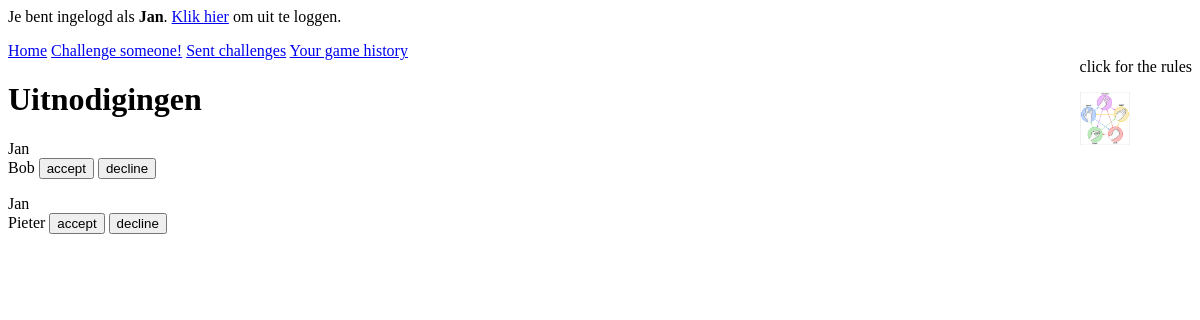
Page /index.php (signed in) on the committed database.
### tables this page shows
CREATE TABLE IF NOT EXISTS `challenges` (
  `ID` int(11) unsigned NOT NULL AUTO_INCREMENT,
  `create_date` datetime NOT NULL,
  `active` tinyint(1) unsigned NOT NULL,
  `expiration_date` datetime DEFAULT NULL,
  `challenger_user_ID` int(11) unsigned NOT NULL,
  `challenger_move` tinyint(1) unsigned NOT NULL,
  `challenged_user_ID` int(11) unsigned NOT NULL,
  `challenged_move` tinyint(1) unsigned DEFAULT NULL,
  PRIMARY KEY (`ID`),
  KEY `fk_challenges_users_idx` (`challenger_user_ID`),
  KEY `fk_challenges_users1_idx` (`challenged_user_ID`),
  CONSTRAINT `fk_challenges_users` FOREIGN KEY (`challenger_user_ID`) REFERENCES `users` (`ID`) ON DELETE NO ACTION ON UPDATE NO ACTION,
  CONSTRAINT `fk_challenges_users1` FOREIGN KEY (`challenged_user_ID`) REFERENCES `users` (`ID`) ON DELETE NO ACTION ON UPDATE NO ACTION
);

CREATE TABLE IF NOT EXISTS `users` (
  `ID` int(11) unsigned NOT NULL AUTO_INCREMENT,
  `create_date` datetime NOT NULL,
  `username` varchar(50) NOT NULL,
  `password` varchar(255) NOT NULL,
  PRIMARY KEY (`ID`),
  UNIQUE KEY `username_UNIQUE` (`username`)
);

### htdocs/index.php (the view, shortened to what this page needs)
<?php
require_once "include/dbconnect.php";
if(isset($_SESSION['user']))
{
    ?>
    <link rel="stylesheet" href="include/style.css" type="text/css" media="screen" />
    <p>Je bent ingelogd als <strong><?= $_SESSION['user']; ?></strong>. <a href="log script/logout.php">Klik hier</a> om uit te loggen.</p>
    <div class="rules"><p>click for the rules</p><a class="rulesresize"><img class="rulesimg" id="rulesimg" src="./img/rpssl.png" width="50" /></a></div>
    <div class="menu">
    <a href="index.php">Home</a>
    <a href="index.php?Create">Challenge someone!</a>
    <a href="index.php?Sent">Sent challenges</a>
    <a href="index.php?History">Your game history</a>
    </div>
    <h1>Uitnodigingen</h1>
<?php
}
else
{
    ?>
    <p><a href="log script/login.php">Inloggen</a></p>
    <?php
}
try {
    $db->setAttribute(PDO::ATTR_ERRMODE, PDO::ERRMODE_EXCEPTION);
    $QueryInvite = "SELECT username,challenges.ID FROM challenges
                          LEFT JOIN users ON challenges.challenger_user_ID = users.ID
                          WHERE challenged_user_ID = :UserID AND active= '1'";
    $StInvite = $db->prepare($QueryInvite);
    $StInvite->bindParam(':UserID', $_SESSION['userID'], PDO::PARAM_INT);
    $StInvite->execute();
    while ($aRow = $StInvite->fetch(PDO::FETCH_ASSOC))
    {
        $ID = $aRow["ID"];
        $ChallengeName = $aRow["username"];
    echo $_SESSION['user'];
        echo "
        <form action='challenges/received.php' method='post'>
        " . $ChallengeName ."
        <input type='submit' name='invitations[".$ID."][accept]'  value='accept' >
        <input type='submit' name='invitations[".$ID."][decline]' value='decline'>
        </form>
        " ;
    }
}
catch(PDOException $e)
{
    $sMsg = '<p>
            Regelnummer: '.$e->getLine().'<br />
            Bestand: '.$e->getFile().'<br />
            Foutmelding: '.$e->getMessage().'
        </p>';
    trigger_error($sMsg);
}
?>

### htdocs/include/style.css (style rules this page uses)
.rules { float:right; }
.menu { margin-left: auto; margin-right: auto; display:inline; }

### rows in the picture
challenges: challenger_user_ID.username "Bob"
challenges: challenger_user_ID.username "Pieter"

### other values in the picture
$_SESSION['user'] "Jan"
